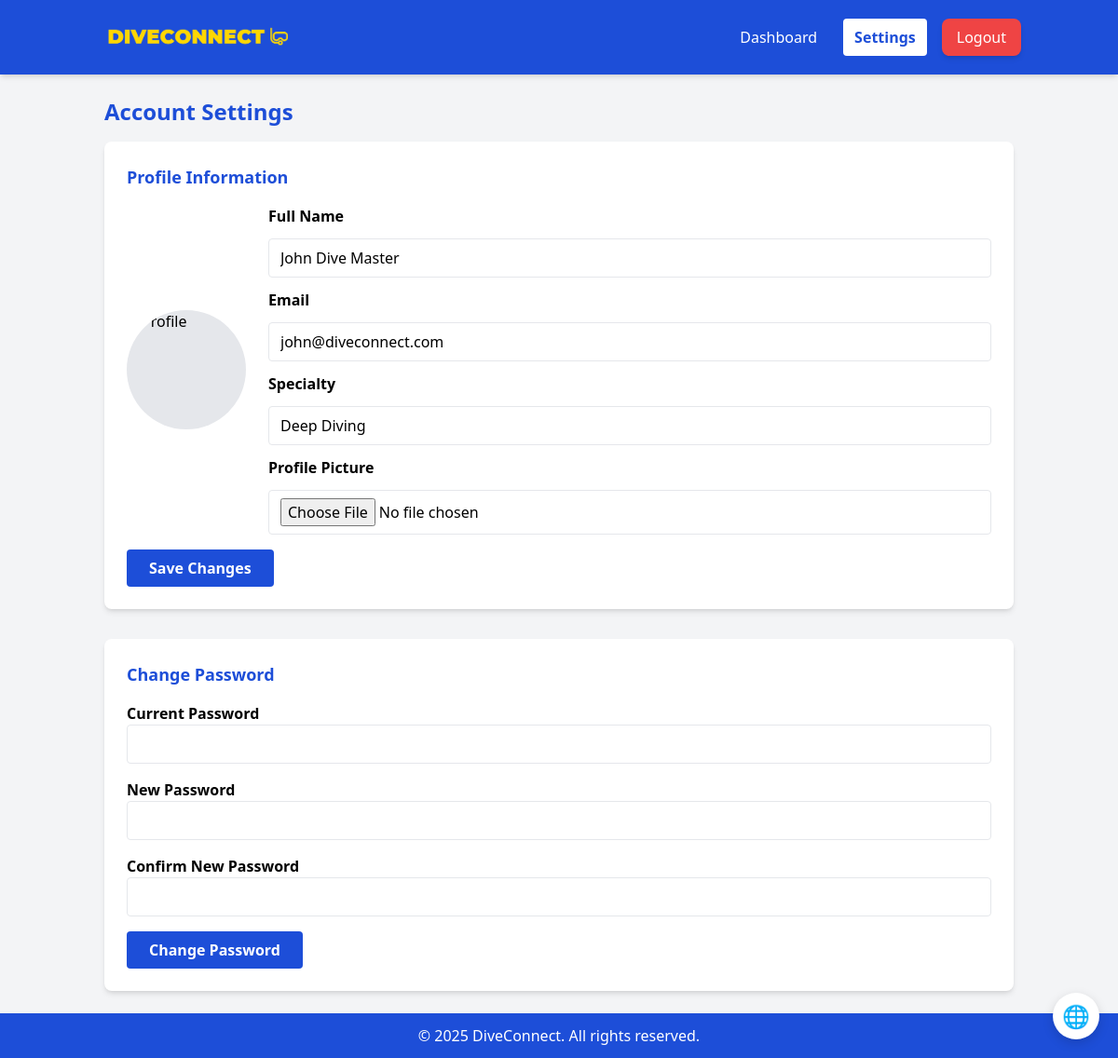
The page /diver/settings.php (signed in) on the database its author committed.
### tables this page shows
CREATE TABLE `divers` (
  `id` int(11) NOT NULL,
  `fullname` varchar(150) NOT NULL,
  `email` varchar(150) NOT NULL,
  `password` varchar(255) NOT NULL,
  `whatsapp_number` varchar(50) NOT NULL,
  `pro_org` varchar(100) DEFAULT NULL,
  `pro_diver_id` varchar(100) NOT NULL,
  `specialty` varchar(150) DEFAULT NULL,
  `profile_pic` varchar(255) DEFAULT NULL,
  `valid_id` varchar(255) DEFAULT NULL,
  `qr_code` varchar(255) DEFAULT NULL,
  `gcash_receipt` varchar(255) DEFAULT NULL,
  `level` varchar(100) DEFAULT '',
  `nationality` varchar(100) DEFAULT NULL,
  `language` varchar(100) DEFAULT NULL,
  `price` decimal(10,2) DEFAULT 0.00,
  `max_pax` int(11) DEFAULT 6,
  `verification_status` enum('pending','verified','rejected','approved') DEFAULT 'pending',
  `approved_by` int(11) DEFAULT NULL,
  `rejected_by` int(11) DEFAULT NULL,
  `action_date` datetime DEFAULT NULL,
  `rating` decimal(3,2) DEFAULT 0.00,
  `experience` text DEFAULT NULL,
  `tin_id` varchar(255) DEFAULT NULL,
  `signature` varchar(255) DEFAULT NULL,
  `reset_token` varchar(255) DEFAULT NULL,
  `token_expiry` datetime DEFAULT NULL,
  `created_at` timestamp NOT NULL DEFAULT current_timestamp()
);

### diver/settings.php (the view, shortened to what this page needs)
<?php
require '../includes/db.php';
include '../header.php';
$diver_id = $_SESSION['diver_id'];
$stmt = $conn->prepare("SELECT fullname, email, specialty, profile_pic FROM divers WHERE id = ?");
$stmt->bind_param("i", $diver_id);
$stmt->execute();
$diver = $stmt->get_result()->fetch_assoc();
?>
<!DOCTYPE html>
<html lang="en">
<head>
<script src="https://cdn.tailwindcss.com"></script>
</head>
<body class="bg-gray-100 min-h-screen flex flex-col">
<header class="bg-blue-700 text-white shadow-md">
    <div class="container mx-auto flex items-center justify-between p-4">
        <div class="flex items-center gap-2">
            <a href="../diver/diver_dashboard.php">
                <img src="../assets/images/GROUP_4_-_DIVE_CONNECT-removebg-preview.png" alt="Logo" class="h-12">
            </a>
        </div>
        <nav class="hidden md:flex items-center gap-4">
            <a href="../diver/diver_dashboard.php" class="hover:bg-blue-800 px-3 py-2 rounded">Dashboard</a>
            <a href="settings.php" class="bg-white text-blue-700 px-3 py-2 rounded font-semibold">Settings</a>
            <a href="#" onclick="confirmLogout(event)" class="bg-red-500 hover:bg-red-600 px-4 py-2 rounded-lg transition-all shadow-md">Logout</a>
        </nav>
    </div>
</header>
<main class="flex-grow container mx-auto p-6">
    <h1 class="text-2xl font-bold text-blue-700 mb-4">Account Settings</h1>
    <div class="bg-white rounded-lg shadow-md p-6 mb-8">
        <h2 class="text-lg font-semibold text-blue-700 mb-4">Profile Information</h2>
        <form method="POST" enctype="multipart/form-data" class="space-y-4">
            <div class="flex flex-col md:flex-row gap-6 items-center">
                <div class="w-32 h-32 rounded-full overflow-hidden bg-gray-200">
                    <img src="../admin/uploads/<?= htmlspecialchars($diver['profile_pic'] ?: 'default.png') ?>" alt="Profile" class="object-cover w-full h-full">
                </div>
                <div class="flex flex-col flex-1 space-y-3">
                    <label class="font-semibold">Full Name</label>
                    <input type="text" name="fullname" value="<?= htmlspecialchars($diver['fullname']) ?>" required class="border rounded px-3 py-2 w-full">
                    <label class="font-semibold">Email</label>
                    <input type="email" name="email" value="<?= htmlspecialchars($diver['email']) ?>" required class="border rounded px-3 py-2 w-full">
                    <label class="font-semibold">Specialty</label>
                    <input type="text" name="specialty" value="<?= htmlspecialchars($diver['specialty']) ?>" placeholder="e.g., Open Water, Deep Dive" class="border rounded px-3 py-2 w-full">
                    <label class="font-semibold">Profile Picture</label>
                    <input type="file" name="profile_pic" accept="image/*" class="border rounded px-3 py-2 w-full">
                </div>
            </div>
            <button type="submit" name="update_profile" class="bg-blue-700 hover:bg-blue-800 text-white px-6 py-2 rounded font-semibold mt-4">
                Save Changes
            </button>
        </form>
    </div>
    <div class="bg-white rounded-lg shadow-md p-6">
        <h2 class="text-lg font-semibold text-blue-700 mb-4">Change Password</h2>
        <form method="POST" class="space-y-4">
            <div>
                <label class="font-semibold">Current Password</label>
                <input type="password" name="current_password" required class="border rounded px-3 py-2 w-full">
            </div>
            <div>
                <label class="font-semibold">New Password</label>
                <input type="password" name="new_password" required class="border rounded px-3 py-2 w-full">
            </div>
            <div>
                <label class="font-semibold">Confirm New Password</label>
                <input type="password" name="confirm_password" required class="border rounded px-3 py-2 w-full">
            </div>
            <button type="submit" name="change_password" class="bg-blue-700 hover:bg-blue-800 text-white px-6 py-2 rounded font-semibold">
                Change Password
            </button>
        </form>
    </div>
</main>
<footer class="bg-blue-700 text-white text-center py-3 mt-auto">
    <p>&copy; <?= date('Y') ?> DiveConnect. All rights reserved.</p>
</footer>
</body>
</html>

### header.php (style rules this page uses)
body { top: 0 !important; }

### rows shown on the page
divers: fullname "John Dive Master", email "john@diveconnect.com", specialty "Deep Diving"
